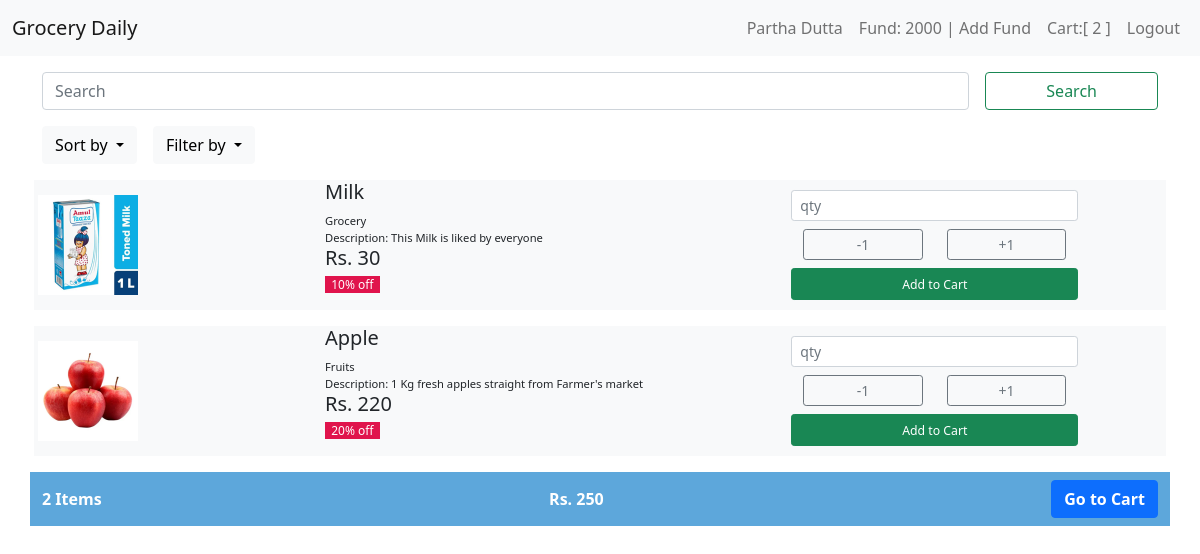
The page / (signed in) on the database its author committed.
### tables this page shows
CREATE TABLE users (user_id INTEGER PRIMARY KEY AUTOINCREMENT NOT NULL, name TEXT NOT NULL, email TEXT NOT NULL, phone INTEGER NOT NULL, hash TEXT NOT NULL, cash NUMERIC DEFAULT 0.00);

CREATE TABLE products (product_id INTEGER PRIMARY KEY AUTOINCREMENT NOT NULL, category TEXT NOT NULL, product_name TEXT NOT NULL, desc TEXT NOT NULL, image TEXT, price INTEGER NOT NULL, discount NUMERIC DEFAULT 0.00);

### app.py (the view)
@app.route("/")
@login_required
def index():
    user_id = session["user_id"]
    user_data = db.execute("SELECT * FROM users WHERE user_id = ?;", user_id)
    product_data = db.execute("SELECT * FROM products;")
    cart = db.execute("SELECT cart_items FROM carts WHERE user_id = ?;", f'{user_id}')
    cart = cart[0]['cart_items']
    cart = json.loads( cart )
    return render_template("index.html", user_data = user_data, product_data=product_data, cart=cart)

### app.py (called while the page is built)
@app.after_request
def after_request(response):
    response.headers["Cache-Control"] = "no-cache, no-store, must-revalidate"
    response.headers["Expires"] = 0
    response.headers["Pragma"] = "no-cache"
    return response

def login_required(f):
    @wraps(f)
    def decorated_function(*args, **kwargs):
        if session.get("user_id") is None:
            return redirect("/login")
        return f(*args, **kwargs)
    return decorated_function

def percent(value):
    return f"{value:,.0%}"

### templates/index.html (shortened to what this page needs)
{% extends "layout.html" %}
{% block user %}
    {{ user_data[0]["name"] }}
{% endblock %}
{% block cart %}
    {{ cart|length }}
{% endblock %}
{% block fund %}
    Fund: {{ user_data[0]["cash"] }}
{% endblock %}
{% block main%}
    <div class="container mt-3">
        <form class="row g-3">
            <div class="col-lg-10 col-8">
                <input class="form-control me-2" autocomplete = "on" autofocus name="search" type="text" placeholder="Search"aria-label="Search">
            </div>
            <div class="d-grid col-lg-2 col-4 mx-auto">
                <button class="btn btn-outline-success" name="submit" type="submit">Search</button>
            </div>
        </form>
    </div>
        <div class="container">
            <div class="col align-self-end">
                <div class="btn-group">
                    <div class="tools dropdown">
                        <button class="btn btn-light dropdown-toggle" type="button" id="dropdownMenuButton1" data-bs-toggle="dropdown" aria-expanded="false">
                          Sort by
                        </button>
                    </div>
                    <div class="tools dropdown">
                        <button class="btn btn-light dropdown-toggle" type="button" id="dropdownMenuButton1" data-bs-toggle="dropdown" aria-expanded="false">
                          Filter by
                        </button>
                    </div>
                </div>
            </div>
        </div>
        <div class="container gx-1">
            <div class="stack gap-3">
                {% for i in product_data %}
                <div class="container bg-light" id="card">
                    <div class="row mb-3 align-items-center">
                        <div class="col-lg-3 col-4">
                            <image alt="image" src={{ i['image'] }}></image>
                        </div>
                        <div class="col-lg-5 col-4">
                            <h5>{{ i["product_name"] }}</h5>
                            <small>{{ i["category"] }}</small><br>
                            <small>{{ i["desc"] }}</small>
                            <h5>Rs. {{ i["price"] }} <p><span style="font-size:.75rem; background-color: #E0144C; color: #ffffff;">&nbsp {{ i["discount"]|percent }} off &nbsp</span></p></h5>
                        </div>
                        <div class="col-lg-3 col-3">
                            <form action="/add_to_cart" method="post">
                                <div class="row">
                                    <input class = "form-control form-control-sm mt-2" name="qty" id={{ i['product_id'] }}_qty placeholder="qty">
                                </div>
                                <div class="row">
                                    <div class="col d-grid">
                                        <button class="btn btn-sm btn-outline-secondary mt-2" type="button" id={{ i['product_id'] }} onclick='counter(this, "remove")'>-1</button>
                                    </div>
                                    <div class="col d-grid">
                                        <button class="btn btn-sm btn-outline-secondary mt-2" type="button" id={{ i['product_id'] }} onclick='counter(this, "add")''>+1</button>
                                    </div>
                                </div>
                                <div class="row d-grid">
                                    <button class="btn btn-sm btn-success mt-2 mb-2" type="submit"><small>Add to Cart</small></button>
                                </div>
                            </form>
                        </div>
                    </div>
                </div>
                {% endfor %}
            </div>
        </div>
        <div id="checkout" class="container" style="background-color:#5DA7DB">
            <div class="navbar">
                <div class="nav-items" style="font-weight: bold; color:#ffffff">
                    2 Items
                </div>
                <div class="nav-items" style="font-weight: bold; color:#ffffff">
                    Rs. 250
                </div>
                <div class="nav-items">
                    <form action="/cart" method="get">
                        <button class="btn btn-primary" type="submit" style="font-weight: bold">Go to Cart</button>
                    </form>
                </div>
            </div>
        </div>
    {% endblock %}

### static/style.css (style rules this page uses)
img { display: block; height: 100px; align-items: center; }
@media (min-width: 390px) { #card { font-size: 0.8rem; line-height: 1rem; } }
.tools { align-items: flex-end; padding-top: 1rem; padding-bottom: 1rem; padding-right: 1rem; padding-left: 0rem; }

### rows shown on the page
users: name "Partha Dutta", cash "2000"
products: image (picture), product_name "Milk", category "Grocery", desc "Description: This Milk is liked by everyone", price "30", discount|percent "10%"
products: image (picture), product_name "Apple", category "Fruits", desc "Description: 1 Kg fresh apples straight from Farmer's market", price "220", discount|percent "20%"

### other values the page prints
{{ cart|length }} "2"
